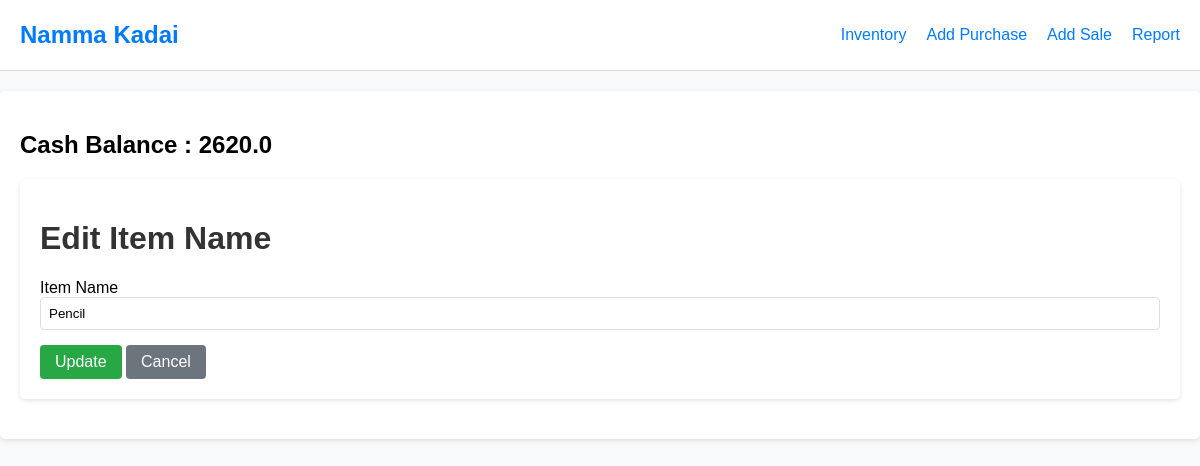
Screenshot of /edit_itemname/1 with the database file from the repository.
### app/models.py (models this page shows, shortened)
class Company(db.Model):
    id = db.Column(db.Integer, primary_key=True)
    company_name = db.Column(db.String(50), nullable=False)
    cash_balance = db.Column(db.Float, nullable=False, default=1000)

class Item(db.Model):
    id = db.Column(db.Integer, primary_key=True)
    item_name = db.Column(db.String(100), nullable=False)
    qty = db.Column(db.Integer, default=0)

### app/routes.py (the view)
@app.route('/edit_itemname/<int:item_id>', methods=['GET', 'POST'])
def edit_itemname(item_id):
    company = Company.query.first()
    item_to_edit = Item.query.get_or_404(item_id)
    form = ItemForm(obj=item_to_edit)
    if form.validate_on_submit():
        item_to_edit.item_name = form.item_name.data.strip()
        db.session.commit()
        flash("Item name updated successfully!", "success")
        return redirect(url_for('inventory'))
    return render_template('edit_itemname.html', form=form, company=company)

### app/forms.py
class ItemForm(FlaskForm):
    item_name = StringField('Item Name', validators=[DataRequired()])
    submit = SubmitField('Save Item')

### app/templates/edit_itemname.html (shortened to what this page needs)
{% extends "base.html" %}
{% block content %}
<div class="container mt-4">
    <h1 class="mb-4">Edit Item Name</h1>
    <form method="POST">
        <div class="form-group">
            <label for="edit_item_name">{{ form.item_name.label }}</label>
            {{ form.item_name(class="form-control") }}
        </div>
        <button type="submit" class="btn btn-success">Update</button>
        <a href="{{ url_for('inventory') }}" class="btn btn-secondary">Cancel</a>
    </form>
</div>
{% endblock %}

### app/templates/base.html (shortened to what this page needs)
<!DOCTYPE html>
<html lang="en">
<head>
    <link rel="stylesheet" href="{{ url_for('static', filename='style.css') }}">
</head>
<body>
    <nav class="navbar">
        <div class="navbar-brand "> <a href="{{ url_for('inventory') }}">{{company.company_name}}</a></div>
        <ul class="navbar-nav">
            <li><a href="{{ url_for('inventory') }}">Inventory</a></li>
            <li><a href="{{ url_for('add_purchase') }}">Add Purchase</a></li>
            <li><a href="{{ url_for('add_sale') }}">Add Sale</a></li>
            <li><a href="{{ url_for('report') }}">Report</a></li>
        </ul>
    </nav>
    <div class="container">
        <h2> Cash Balance : {{company.cash_balance}}</h2>
        {% block content %}{% endblock %}
    </div>
</body>
</html>

### app/static/style.css (style rules this page uses)
.navbar-brand { font-size: 1.5rem; font-weight: bold; color: #343a40; text-decoration: none; display: inline-block; }
.navbar-brand a { color: inherit; text-decoration: none; }
body { font-family: Arial, sans-serif; background-color: #f8f9fa; margin: 0; padding: 0; }
.navbar { background-color: #ffffff; border-bottom: 1px solid #ddd; padding: 10px 20px; display: flex; justify-content: space-between; align-items: center; }
.navbar-brand { font-size: 1.5rem; color: #007bff; }
.navbar-nav { list-style: none; display: flex; gap: 20px; }
.navbar-nav li a { text-decoration: none; color: #007bff; font-size: 1rem; }
body { font-family: Arial, sans-serif; background-color: #f8f9fa; margin: 0; padding: 0; box-sizing: border-box; }
h1, h3 { color: #333; }
.container { max-width: 1200px; margin: 20px auto; padding: 20px; background-color: #ffffff; border-radius: 5px; box-shadow: 0px 2px 5px rgba(0, 0, 0, 0.1); }
button, .btn { padding: 8px 15px; font-size: 1rem; color: #ffffff; border: none; border-radius: 4px; cursor: pointer; display: inline-block; text-align: center; text-decoration: none; }
.btn-secondary { background-color: #6c757d; }
.btn-success { background-color: #28a745; }
form .form-group { margin-bottom: 15px; }
form .form-control { width: 100%; padding: 8px; border: 1px solid #ddd; border-radius: 4px; box-sizing: border-box; }

### rows the page displays
Company: company_name "Namma Kadai", cash_balance "2620.0"
Item: item_name "Pencil"
